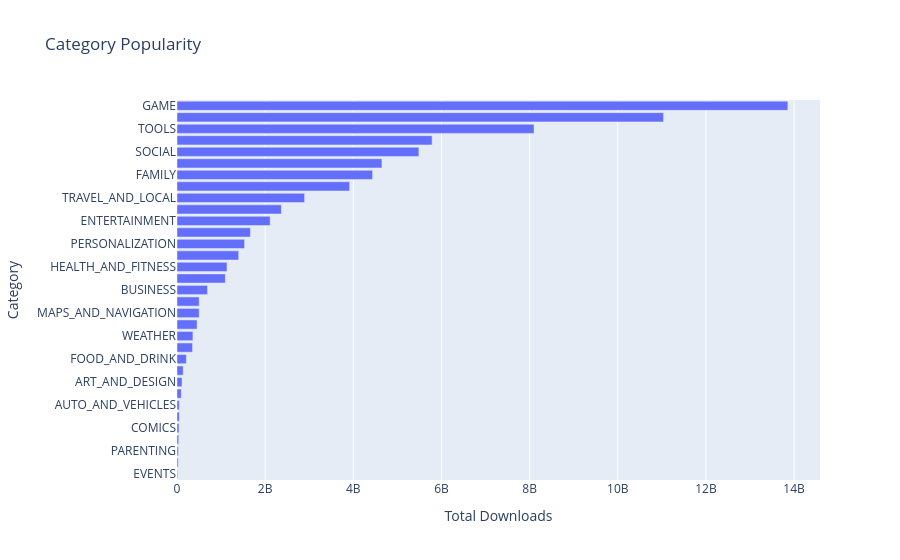

The notebook cell saved with this chart:
### Code cell
h_bar = px.bar(x = category_installs.Installs, y = category_installs.index, orientation='h', title='Category Popularity')

h_bar.update_layout(xaxis_title='Total Downloads', yaxis_title='Category')

h_bar.show()

### Figure 1 — Plotly figure (JSON) as saved in the notebook; plotly's stock layout.template omitted (floating-point values rounded to 4 significant figures)
{"data": [{"hovertemplate": "x=%{x}<br>y=%{y}<extra></extra>", "legendgroup": "", "marker": {"color": "#636efa", "pattern": {"shape": ""}}, "name": "", "orientation": "h", "showlegend": false, "textposition": "auto", "type": "bar", "x": [15949410, 26916200, 31116110, 39162676, 44931100, 52083000, 53129800, 97082000, 114233100, 140912410, 211677750, 352852000, 361096500, 455312400, 503267560, 503742120, 692018120, 1096431465, 1134006220, 1400331540, 1532352930, 1665791655, 2113660000, 2369110650, 2894859300, 3916897200, 4437579590, 4649143130, 5487841475, 5788070180, 8099724500, 11039241530, 13858762717], "xaxis": "x", "y": ["EVENTS", "BEAUTY", "PARENTING", "MEDICAL", "COMICS", "LIBRARIES_AND_DEMO", "AUTO_AND_VEHICLES", "HOUSE_AND_HOME", "ART_AND_DESIGN", "DATING", "FOOD_AND_DRINK", "EDUCATION", "WEATHER", "FINANCE", "MAPS_AND_NAVIGATION", "LIFESTYLE", "BUSINESS", "SPORTS", "HEALTH_AND_FITNESS", "SHOPPING", "PERSONALIZATION", "BOOKS_AND_REFERENCE", "ENTERTAINMENT", "NEWS_AND_MAGAZINES", "TRAVEL_AND_LOCAL", "VIDEO_PLAYERS", "FAMILY", "PHOTOGRAPHY", "SOCIAL", "PRODUCTIVITY", "TOOLS", "COMMUNICATION", "GAME"], "yaxis": "y"}], "layout": {"barmode": "relative", "legend": {"tracegroupgap": 0}, "title": {"text": "Category Popularity"}, "xaxis": {"anchor": "y", "domain": [0, 1], "title": {"text": "Total Downloads"}}, "yaxis": {"anchor": "x", "domain": [0, 1], "title": {"text": "Category"}}}}
